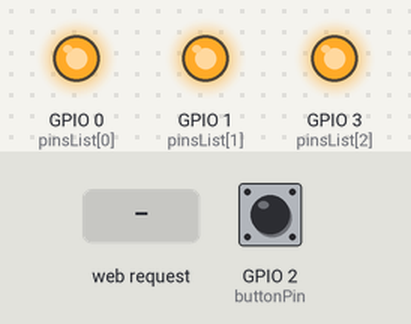
The sketch below on a simulated ESP8266 (NodeMCU). Parts: output pins drawn as LEDs (lit = HIGH). The inputs (shaded band) are chosen by the test bench; at power-on: GPIO 2 (buttonPin) LOW. WiFi joins after 1.5 s; servers stay silent unless stated; what the sketch prints to the serial monitor is not drawn.

Above: at 1.7 s.
1.8 s: HTTP request GET /control/?pin1=0 received
At 3.0 s:
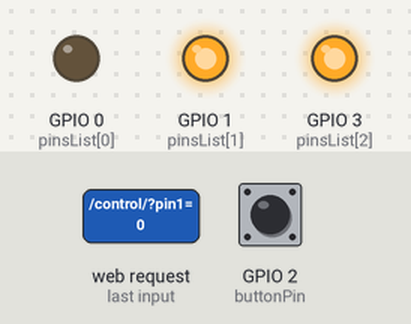
3.3 s: HTTP request GET /control/?pin2=0 received
At 4.3 s:
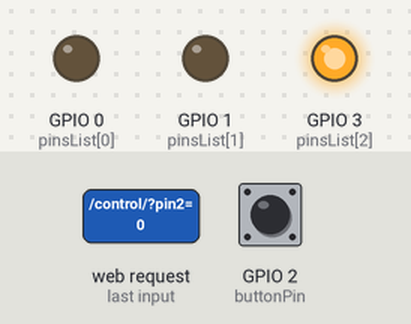
4.8 s: HTTP request GET /control/?pin1=1 received
At 5.5 s:
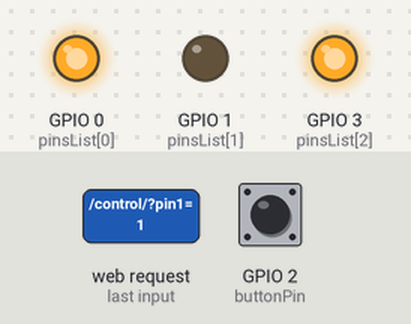
6.3 s: HTTP request GET /control/?pin3=0 received
At 6.6 s:
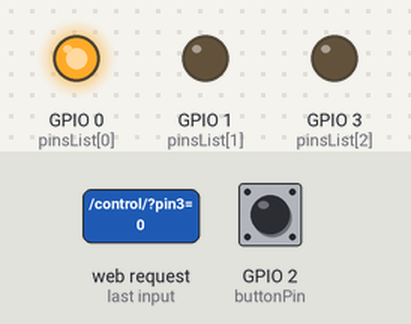
7.8 s: HTTP request GET /control/?pin2=1 received
At 8.9 s:
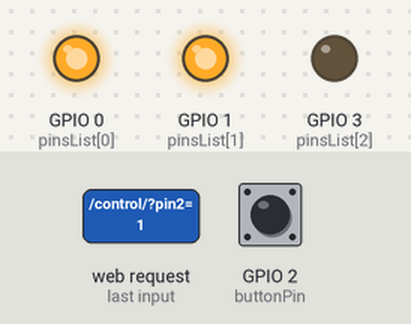
9.3 s: HTTP request GET /control/?pin3=1 received
At 10.1 s:
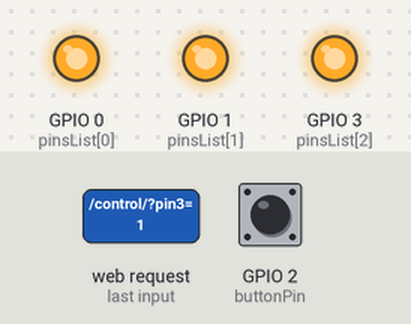
Timing chart, 0 to 11.8 s (numbered marks = the images above; inputs shaded):
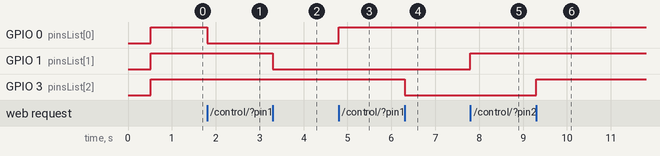

Measured:
- after the input at 1.8 s, GPIO 0 (pinsList[0]): HIGH → LOW at once
- after the input at 3.3 s, GPIO 1 (pinsList[1]): HIGH → LOW at once
- after the input at 4.8 s, GPIO 0 (pinsList[0]): LOW → HIGH at once
- after the input at 6.3 s, GPIO 3 (pinsList[2]): HIGH → LOW at once
- after the input at 7.8 s, GPIO 1 (pinsList[1]): LOW → HIGH at once
- after the input at 9.3 s, GPIO 3 (pinsList[2]): LOW → HIGH at once

The sketch:

Gorjaw_cyra_3_mode.ino
```cpp
#include <ESP8266WiFi.h>
#include <WiFiClient.h>
#include <ESP8266WebServer.h>
#include <ESP8266HTTPClient.h>

// int light1pin = 0; // D0
// int light2pin = 1; // D1
// int light3pin = 3; // D2
int buttonPin = 2;

int qtyOfPins = 3;
int pinsList[] = {0, 1, 3};
int pinStatesList[] = {0, 0, 0};

boolean ledState = false;
boolean buttonState = 1;
boolean lastButtonState = 1;

IPAddress staticIP(192, 168, 7, 101); //ESP static ip
IPAddress gateway(192, 168, 7, 1);   //IP Address of your WiFi Router (Gateway)
IPAddress subnet(255, 255, 255, 0);  //Subnet mask
IPAddress dns(8, 8, 8, 8);  //DNS

const char* ssid = "Smart_Gorjaw";
const char* password = "gorjaw@!85";
const char* deviceName = "Smart lights v2";
String serverUrl = "192.168.7.252";
String payload;
String device_key = "lights_hash";

ESP8266WebServer server(80);

void handleDevice() {
  String pin1 = server.arg("pin1");
  String pin2 = server.arg("pin2");
  String pin3 = server.arg("pin3");

  pin1.trim();
  pin2.trim();
  pin3.trim();

  if(pin1 == "1"){
    pinStatesList[0] = 1;
  }
  else if(pin1 == "0"){
    pinStatesList[0] = 0;
  }
  if(pin2 == "1"){
    pinStatesList[1] = 1;
  }
  else if(pin2 == "0"){
    pinStatesList[1] = 0;
  }
  if(pin3 == "1"){
    pinStatesList[2] = 1;
  }
  else if(pin3 == "0"){
    pinStatesList[2] = 0;
  }

  updatePinStates();

  server.send(200, "text/html", "OK");
}

void updatePinStates(){
  for (int i = 0; i < qtyOfPins; i++){
    digitalWrite(pinsList[i], pinStatesList[i]);
  }
}

void handlePong() {
 server.send(200, "text/html", device_key);
}


void setup() {
  Serial.begin(115200);
  delay(10);

  for (int i = 0; i < qtyOfPins; i++){
    pinMode(pinsList[i], OUTPUT);
    digitalWrite(pinsList[i], 0);
  }

  WiFi.begin(ssid, password);
  Serial.println("");
  WiFi.disconnect();
  WiFi.config(staticIP, subnet, gateway, dns);
  WiFi.begin(ssid, password);
  WiFi.mode(WIFI_STA);

  delay(500);
  Serial.println("");
  Serial.println("WiFi connected");

  Serial.print(WiFi.localIP());
  server.on("/ping/", handlePong);
  server.on("/control/", handleDevice);
  server.begin();
}

void loop() {
  server.handleClient();
  buttonStateChange();
}


boolean debounce(boolean lastState){
  boolean currentState = digitalRead(buttonPin);
  if (lastState != currentState){
    delay(5);
    currentState = digitalRead(buttonPin);
  }
  return currentState;
}

void buttonStateChange() {
  buttonState = debounce(lastButtonState);
  if (lastButtonState == 1 && buttonState == 0){
    ledState = !ledState;
    String argument_data = "?device_key="+device_key+"&state="+String(ledState);

    for (int i = 0; i < qtyOfPins; i++){
      pinStatesList[i] = ledState;
    }

    updatePinStates();

   // sendRequest("http://"+serverUrl+"/esp/setState/",argument_data);
  }

  lastButtonState = buttonState;
  updatePinStates();
}
```
